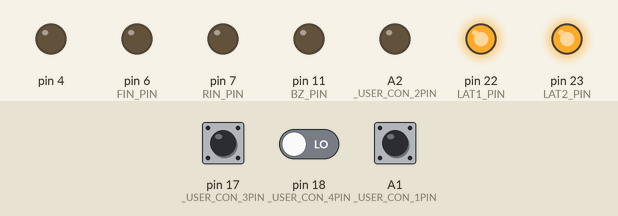
This sketch was run on a simulated Arduino Leonardo, built with avr-gcc and run on an emulated ATmega32U4. Parts: output pins drawn as LEDs (lit = HIGH). The inputs (shaded band) are chosen by the test bench; at power-on: pin 17 (_USER_CON_3PIN) HIGH, pin 18 (_USER_CON_4PIN) LOW, A1 (_USER_CON_1PIN) HIGH.

Above: at 0.1 s.
Timing chart, 0 to 1.6 s (numbered marks = the images above):
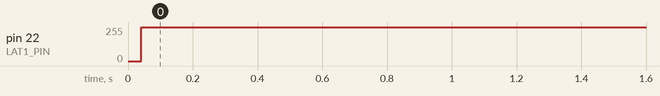

The sketch:

mon4.ino
```cpp
#define USE_TIMER3_ISR
#include "mono_con.h"

int tsw = HIGH, sw1 = HIGH, sw2 = HIGH;
int p_tsw = HIGH, p_sw1 = HIGH, p_sw2 = HIGH;

int ondo = 20;
int mode = 1; // 1:C 0:F
int tgl = 1, p_tgl = 1;

word in, wait;

ISR(TIMER3_COMPA_vect) {
	if (in > 5) {
		in = 0;

		tsw = digitalRead(18);
		sw1 = digitalRead(19);
		sw2 = digitalRead(17);
	}

	if (!mode) {
		if (++wait > 500) {
			wait = 0;
			tgl = !tgl;
		}
	} else {
		wait = 0;
		tgl = 1;
	}

	in++;
}

void dispondo() {
	int ten, one;
	if (mode) { // 摂氏
		ten = ondo / 10;
		one = ondo % 10;
	} else { // 華氏
		int f = ondo * 9 / 5 + 32;
		if (f < 100) {
			ten = f / 10;
			one = f % 10;
		} else {
			disp(0xBF, 0x38);
			return;
		}
	}
	disp(num[ten], num[one]);
}

void setup() {
	config_init();
	serial_init();

	dispondo();
}

void loop() {
	int t = tgl;
	int ts = tsw;

	if (ts != p_tsw) {
		mode = !ts;
		if (mode) dispondo();
		else disp(0x00, 0x71);
	} else if (ts == LOW) {
		if (sw1 == LOW && p_sw1 == HIGH && ondo > 16) {
			ondo--;
			dispondo();
		}
		if (sw2 == LOW && p_sw2 == HIGH && ondo < 40) {
			ondo++;
			dispondo();
		}
	} else {
		if (t != p_tgl) {
			if (t) disp(0x00, 0x71);
			else dispondo();
		}
	}

	p_tsw = ts, p_sw1 = sw1, p_sw2 = sw2;
	p_tgl = t;
}
```

mono_con.h
```cpp
//===================================================================================================================
//
//  高校生ものづくりコンテスト2026岡山県大会用 ArduinoShield
//
//    出力回路: 百エディケーション製
//    https://hyakuedu.wordpress.com/
//
//    CPU Board: Arduino MEGA 2560 R3
//                                     2026/01/08 OKAKO
//
//===================================================================================================================
#ifndef _MONO_CON_2026_H
#define _MONO_CON_2026_H

//--- Arduino  ATmega2560 Input
#define _USER_CON_1PIN A1
#define _USER_CON_2PIN A2
#define _USER_CON_3PIN 17
#define _USER_CON_4PIN 18
#define _USER_CON_5PIN 19
#define _USER_CON_6PIN 40
#define _USER_CON_7PIN 42
#define _USER_CON_8PIN 20 //GND

//--- OKAKO_Shield_CN2
#define BOARD_SW_PIN 26
#define BZ_PIN 11
#define FIN_PIN 6
#define RIN_PIN 7
#define LAT2_PIN 23
#define LAT1_PIN 22
#define SCK_PIN 24
#define SDI_PIN 25

//--- セグメントLED 0-9,blank
int num[11] = { 0x3f, 0x06, 0x5b, 0x4f, 0x66,  //0, 1, 2, 3, 4
                0x6d, 0x7d, 0x27, 0x7f, 0x6f,  //5, 6, 7, 8, 9
                0x00 };                        //blank

//--- レジスタ初期設定
void config_init(void) {
  pinMode(_USER_CON_1PIN, INPUT);
  pinMode(_USER_CON_2PIN, INPUT);
  pinMode(_USER_CON_3PIN, INPUT);
  pinMode(_USER_CON_4PIN, INPUT);
  pinMode(_USER_CON_5PIN, INPUT);
  pinMode(_USER_CON_6PIN, INPUT);
  pinMode(_USER_CON_7PIN, INPUT);

  pinMode(_USER_CON_8PIN, OUTPUT);
  digitalWrite(_USER_CON_8PIN, LOW); //IN_D4をGND設定

  pinMode(BOARD_SW_PIN, INPUT);
  pinMode(BZ_PIN, OUTPUT);
  pinMode(RIN_PIN, OUTPUT);
  pinMode(FIN_PIN, OUTPUT);
  pinMode(LAT1_PIN, OUTPUT);
  pinMode(LAT2_PIN, OUTPUT);
  pinMode(SCK_PIN, OUTPUT);
  pinMode(SDI_PIN, OUTPUT);

  ////////// DCモータ制御用PWM信号生成用のタイマ(Timer4)の周波数を31.37KHzに変更 //////////
  TCCR4B = (TCCR4B & 0b11111000) | 0x01;

#ifdef USE_TIMER3_ISR
  ////////// 1ms割り込み用のタイマ(Timer3)の初期化 //////////
  TCCR3A = 0;
  TCCR3B = 0x0b;
  // OCR3A = 124;
  OCR3A = 249;
  TIMSK3 = 2;
#endif
}

//--- 構造体宣言bitset
struct bitset {
  int SDI : 1;   // bit0 シリアルデータ
  int SCK : 1;   // bit1 シリアルクロック
  int LAT1 : 1;  // bit2 7seg LED 系ラッチ
  int LAT2 : 1;  // bit3 フルカラーLED,step モータ系ラッチ
  int DCM : 2;   // bit4,5 DC モータの動作モード
  int BZ : 1;    // bit6 圧電スピーカ
  int TSW : 1;   // bit7 タクトスイッチ入力
};
struct bitset RC;  // 構造体変数

//--- 共用体宣言lm (LED & step Motor)
union {
  struct
  {               //--- 構造体宣言，bit というグループ名
    int SM : 4;   // bit0 ～ bit3 ステッピングモータ励磁信号
    int R : 1;    // bit4 フルカラーLED，赤色
    int B : 1;    // bit5 フルカラーLED，青色
    int G : 1;    // bit6 フルカラーLED，緑色
    int res : 1;  // bit7 未使用
  } bit;          // bit アクセス名
  struct
  {
    int SM : 4;
    int GBR : 3;  // フルカラーLED, カラーコードを3bitで指定
    int res : 1;
  } color;  // GBRを3ビットアクセス名
  int b8;   // byte アクセス名
} lm;       // 共用体変数名

//--- U1,U2,U3初期化
void serial_init(void) {
  //U1
  digitalWrite(LAT1_PIN, LOW);
  shiftOut(SDI_PIN, SCK_PIN, MSBFIRST, 0x00);
  digitalWrite(LAT1_PIN, HIGH);

  //U2
  digitalWrite(LAT1_PIN, LOW);
  shiftOut(SDI_PIN, SCK_PIN, MSBFIRST, 0x00);
  digitalWrite(LAT1_PIN, HIGH);

  //u3
  digitalWrite(LAT2_PIN, LOW);
  shiftOut(SDI_PIN, SCK_PIN, MSBFIRST, 0x00);
  digitalWrite(LAT2_PIN, HIGH);
}

//--- 2桁7セグメントLEDの表示関数
int disp(char leftPat, char rightPat) {
  digitalWrite(LAT1_PIN, LOW);
  shiftOut(SDI_PIN, SCK_PIN, MSBFIRST, leftPat);
  digitalWrite(LAT1_PIN, HIGH);

  digitalWrite(LAT1_PIN, LOW);
  shiftOut(SDI_PIN, SCK_PIN, MSBFIRST, rightPat);
  digitalWrite(LAT1_PIN, HIGH);
}

//--- ステッピングモータの初期設定関数
int stepm_init(int n) {
  int spm[5] = { 0x9,     // A
                 0xc,     // B
                 0x6,     // nA
                 0x3,     // nB
                 0x00 };  // Stop

  return spm[n];
}

//--- フルカラーLEDとステッピングモータの動作制御関数
int led_stepmotor(char n) {
  digitalWrite(LAT2_PIN, LOW);
  shiftOut(SDI_PIN, SCK_PIN, MSBFIRST, n);
  digitalWrite(LAT2_PIN, HIGH);
}

#endif
```

Measured:
- by itself, pin 22 (LAT1_PIN): 0/255 → 255/255 at 0.04 s
